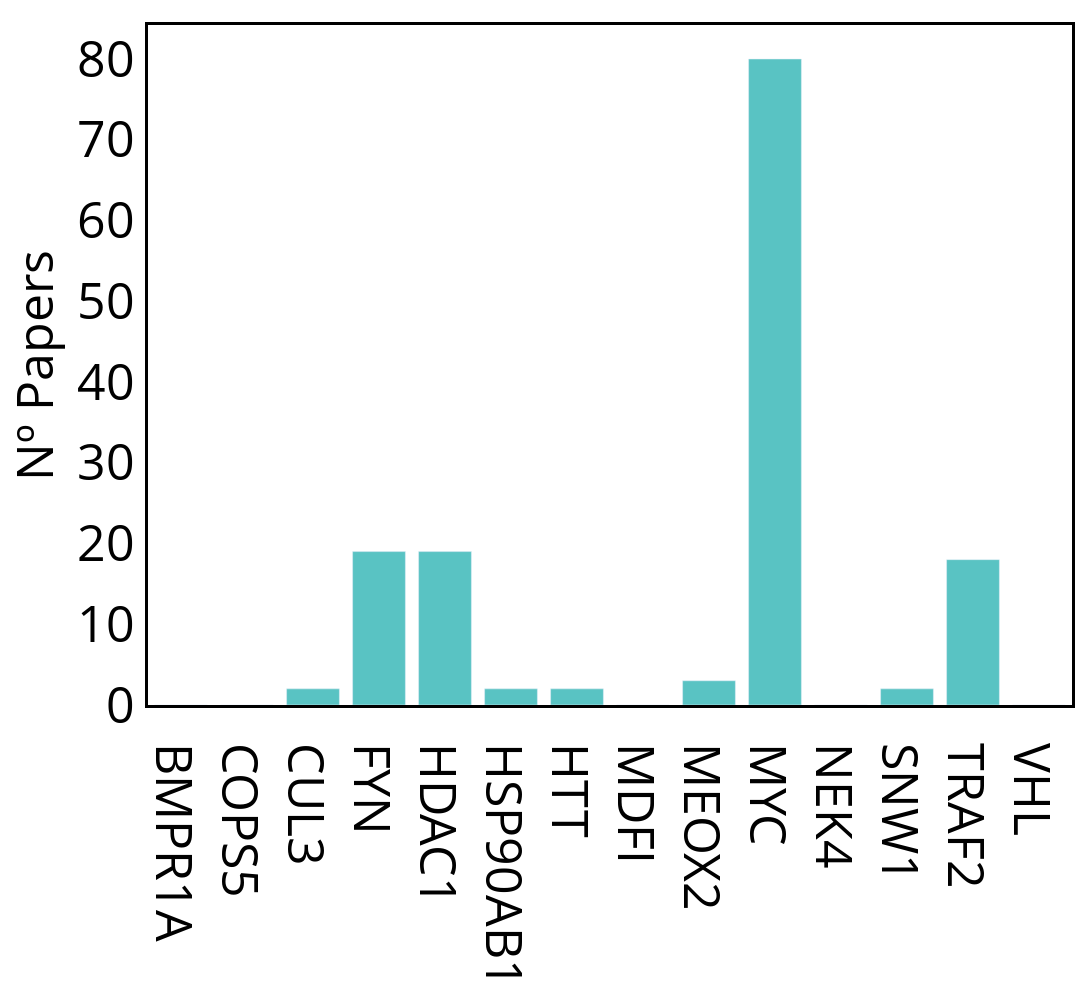

Here is the notebook cell this chart was saved with:
### Code cell
import plotly.graph_objects as go

fig = go.Figure([go.Bar(x = pd.DataFrame.from_dict(gene_pmid, orient='index').count(axis=1).index, y = pd.DataFrame.from_dict(gene_pmid, orient='index').count(axis=1).values, marker_color='#59C3C3')])
fig.update_layout(
        yaxis_title_text='Nº Papers',
        height=1000,
        width=2000,
        title_x=0.5,
        xaxis = dict(tickfont = dict(size=50), showline=True, linewidth=3, linecolor='black', mirror=True, color='black'),
        yaxis = dict(tickfont = dict(size=50), titlefont=dict(size=50), title_standoff = 30, showline=True, linewidth=3, linecolor='black', mirror=True, color='black'),
        paper_bgcolor='rgba(255,255,255,1)',
        plot_bgcolor='rgba(255,255,255,1)',
        margin=dict(l=20, r=20, t=25, b=20))
fig.show()

### Figure 1 — Plotly figure (JSON) as saved in the notebook; plotly's stock layout.template omitted (floating-point values rounded to 4 significant figures)
{"data": [{"marker": {"color": "#59C3C3"}, "type": "bar", "x": ["BMPR1A", "COPS5", "CUL3", "FYN", "HDAC1", "HSP90AB1", "HTT", "MDFI", "MEOX2", "MYC", "NEK4", "SNW1", "TRAF2", "VHL"], "y": [0, 0, 2, 19, 19, 2, 2, 0, 3, 80, 0, 2, 18, 0]}], "layout": {"height": 1000, "margin": {"b": 20, "l": 20, "r": 20, "t": 25}, "paper_bgcolor": "rgba(255,255,255,1)", "plot_bgcolor": "rgba(255,255,255,1)", "title": {"x": 0.5}, "width": 2000, "xaxis": {"color": "black", "linecolor": "black", "linewidth": 3, "mirror": true, "showline": true, "tickfont": {"size": 50}}, "yaxis": {"color": "black", "linecolor": "black", "linewidth": 3, "mirror": true, "showline": true, "tickfont": {"size": 50}, "title": {"font": {"size": 50}, "standoff": 30, "text": "Nº Papers"}}}}
